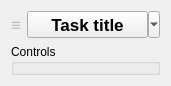
<?xml version="1.0" encoding="UTF-8"?>
<ui version="4.0">
 <class>DefaultTaskNode1</class>
 <widget class="QWidget" name="DefaultTaskNode1">
  <property name="geometry">
   <rect>
    <x>0</x>
    <y>0</y>
    <width>171</width>
    <height>80</height>
   </rect>
  </property>
  <property name="windowTitle">
   <string>Form</string>
  </property>
  <layout class="QVBoxLayout" name="verticalLayout">
   <item>
    <layout class="QHBoxLayout" name="horizontalLayout">
     <item>
      <widget class="QLabel" name="m_handle">
       <property name="palette">
        <palette>
         <active>
          <colorrole role="WindowText">
           <brush brushstyle="SolidPattern">
            <color alpha="255">
             <red>192</red>
             <green>191</green>
             <blue>188</blue>
            </color>
           </brush>
          </colorrole>
          <colorrole role="Text">
           <brush brushstyle="SolidPattern">
            <color alpha="255">
             <red>119</red>
             <green>118</green>
             <blue>123</blue>
            </color>
           </brush>
          </colorrole>
         </active>
         <inactive>
          <colorrole role="WindowText">
           <brush brushstyle="SolidPattern">
            <color alpha="255">
             <red>192</red>
             <green>191</green>
             <blue>188</blue>
            </color>
           </brush>
          </colorrole>
          <colorrole role="Text">
           <brush brushstyle="SolidPattern">
            <color alpha="255">
             <red>119</red>
             <green>118</green>
             <blue>123</blue>
            </color>
           </brush>
          </colorrole>
         </inactive>
         <disabled>
          <colorrole role="WindowText">
           <brush brushstyle="SolidPattern">
            <color alpha="255">
             <red>146</red>
             <green>149</green>
             <blue>149</blue>
            </color>
           </brush>
          </colorrole>
          <colorrole role="Text">
           <brush brushstyle="SolidPattern">
            <color alpha="255">
             <red>146</red>
             <green>149</green>
             <blue>149</blue>
            </color>
           </brush>
          </colorrole>
         </disabled>
        </palette>
       </property>
       <property name="font">
        <font>
         <pointsize>13</pointsize>
         <weight>75</weight>
         <bold>true</bold>
        </font>
       </property>
       <property name="cursor">
        <cursorShape>ClosedHandCursor</cursorShape>
       </property>
       <property name="text">
        <string>≡</string>
       </property>
      </widget>
     </item>
     <item>
      <widget class="QToolButton" name="m_headlineButton">
       <property name="sizePolicy">
        <sizepolicy hsizetype="MinimumExpanding" vsizetype="Fixed">
         <horstretch>0</horstretch>
         <verstretch>0</verstretch>
        </sizepolicy>
       </property>
       <property name="palette">
        <palette>
         <active>
          <colorrole role="HighlightedText">
           <brush brushstyle="SolidPattern">
            <color alpha="255">
             <red>119</red>
             <green>118</green>
             <blue>123</blue>
            </color>
           </brush>
          </colorrole>
         </active>
         <inactive>
          <colorrole role="HighlightedText">
           <brush brushstyle="SolidPattern">
            <color alpha="255">
             <red>119</red>
             <green>118</green>
             <blue>123</blue>
            </color>
           </brush>
          </colorrole>
         </inactive>
         <disabled>
          <colorrole role="HighlightedText">
           <brush brushstyle="SolidPattern">
            <color alpha="255">
             <red>119</red>
             <green>118</green>
             <blue>123</blue>
            </color>
           </brush>
          </colorrole>
         </disabled>
        </palette>
       </property>
       <property name="font">
        <font>
         <pointsize>13</pointsize>
         <weight>75</weight>
         <bold>true</bold>
        </font>
       </property>
       <property name="text">
        <string>Task title</string>
       </property>
       <property name="popupMode">
        <enum>QToolButton::MenuButtonPopup</enum>
       </property>
       <property name="toolButtonStyle">
        <enum>Qt::ToolButtonTextBesideIcon</enum>
       </property>
      </widget>
     </item>
    </layout>
   </item>
   <item>
    <widget class="QGroupBox" name="m_controls">
     <property name="sizePolicy">
      <sizepolicy hsizetype="Preferred" vsizetype="MinimumExpanding">
       <horstretch>0</horstretch>
       <verstretch>0</verstretch>
      </sizepolicy>
     </property>
     <property name="title">
      <string>Controls</string>
     </property>
     <property name="flat">
      <bool>true</bool>
     </property>
    </widget>
   </item>
  </layout>
 </widget>
 <resources/>
 <connections/>
</ui>
